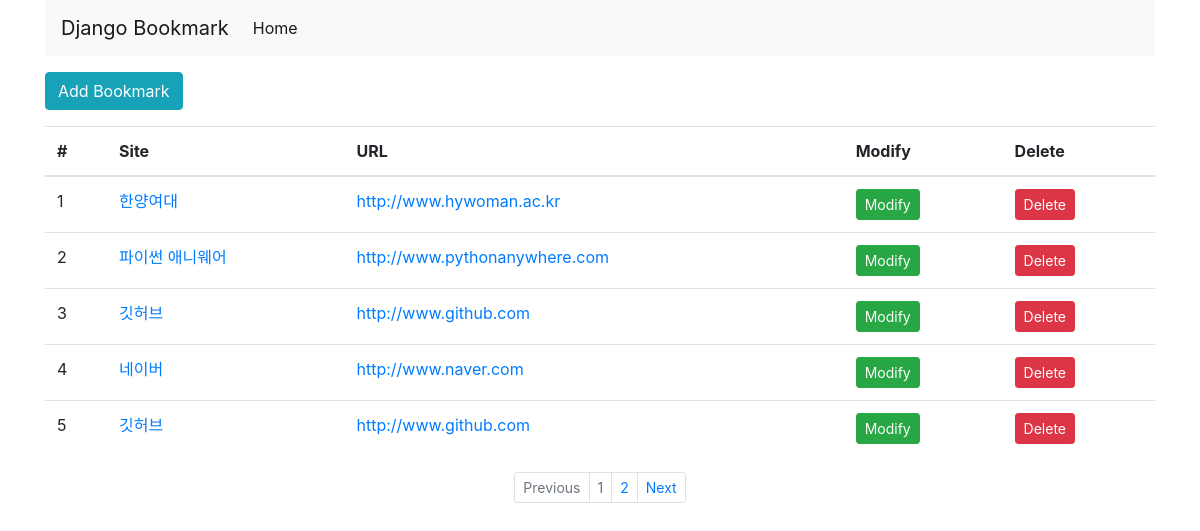
Screenshot of /bookmark/ with the database file from the repository.
### bookmark/models.py (models this page shows, shortened)
class Bookmark(models.Model):
    site_name = models.CharField(max_length=100)
    url = models.URLField('Site URL')

### bookmark/views.py (the view)
# urls.py: path('', BookmarkListView.as_view(), name='list'),
class BookmarkListView(ListView):
    model = Bookmark
    paginate_by = 5  # 페이징 기능

### bookmark/templates/bookmark/bookmark_list.html (shortened to what this page needs)
{% extends 'base.html' %}
{% block content %}
    <div class="btn-group">
        <a href="{% url 'add' %}" class="btn btn-info">Add Bookmark</a>
    </div>
    <table class="table">
        <thead>
            <tr>
                <th scope="col">#</th>
                <th scope="col">Site</th>
                <th scope="col">URL</th>
                <th scope="col">Modify</th>
                <th scope="col">Delete</th>
            </tr>
        </thead>
        <tbody>
            {% for bookmark in object_list %}
            <tr>
                <td>{{forloop.counter}}</td>
                <td><a href="{% url 'detail' bookmark.id %}">{{bookmark.site_name}}</a></td>
                <td><a href="{{bookmark.url}}" target="_blank">{{bookmark.url}}</a></td>
                <td><a href="{% url 'update' bookmark.id %}" class="btn btn-success btn-sm">Modify</a></td>
                <td><a href="{% url 'delete' bookmark.id %}" class="btn btn-danger btn-sm">Delete</a></td>
            </tr>
            {% endfor %}
        </tbody>
    </table>
{% endblock %}
{% block pagination %}
    {% if is_paginated %}
    <ul class="pagination justify-content-center pagination-sm">
        {% if page_obj.has_previous %}
            <li class="page-item">
              <a class="page-link" href="{% url 'list' %}?page={{ page_obj.previous_page_number }}" tabindex="-1">Previous</a>
            </li>
        {% else %}
            <li class="page-item disabled">
                <a class="page-link" href="#" tabindex="-1">Previous</a>
            </li>
        {% endif %}
        {% for object in page_obj.paginator.page_range %}
            <li class="page-item {% if page_obj.number == forloop.counter %}disabled{% endif %}">
                <a class="page-link" href="{{ request.path }}?page={{ forloop.counter }}">{{ forloop.counter }}</a>
            </li>
        {% endfor %}
        {% if page_obj.has_next %}
            <li class="page-item">
              <a class="page-link" href="{% url 'list' %}?page={{ page_obj.next_page_number }}">Next</a>
            </li>
        {% else %}
            <li class="page-item disabled">
                <a class="page-link" href="#">Next</a>
            </li>
        {% endif %}
    </ul>
    {% endif %}
{% endblock %}

### bookmark/templates/base.html (shortened to what this page needs)
<!DOCTYPE html>
<html lang="en">
<head>
    <link rel="stylesheet" href="https://stackpath.bootstrapcdn.com/bootstrap/4.4.1/css/bootstrap.min.css">
    {% load static %}
    <link rel="stylesheet" href="{% static 'style.css' %}">
</head>
<body>
<div class="container">
    <nav class="navbar navbar-expand-lg navbar-light bg-light">
        <a class="navbar-brand" href="#">Django Bookmark</a>
        <div class="collapse navbar-collapse" id="navbarSupportedContent">
            <ul class="navbar-nav mr-auto">
                <li class="nav-item active">
                    <a class="nav-link" href="#">Home <span class="sr-only">(current)</span></a>
                </li>
            </ul>
        </div>
    </nav>
    <div class="row">
        <div class="col">
            {% block content %}
            {% endblock %}
            {% block pagination %}
            {% endblock %}
        </div>
    </div>
</div>
</body>
</html>

### static/style.css (style rules this page uses)
body { width:100%; }

### rows the page displays
Bookmark: site_name "한양여대", url "http://www.hywoman.ac.kr"
Bookmark: site_name "파이썬 애니웨어", url "http://www.pythonanywhere.com"
Bookmark: site_name "깃허브", url "http://www.github.com"
Bookmark: site_name "네이버", url "http://www.naver.com"
Bookmark: site_name "깃허브", url "http://www.github.com"
